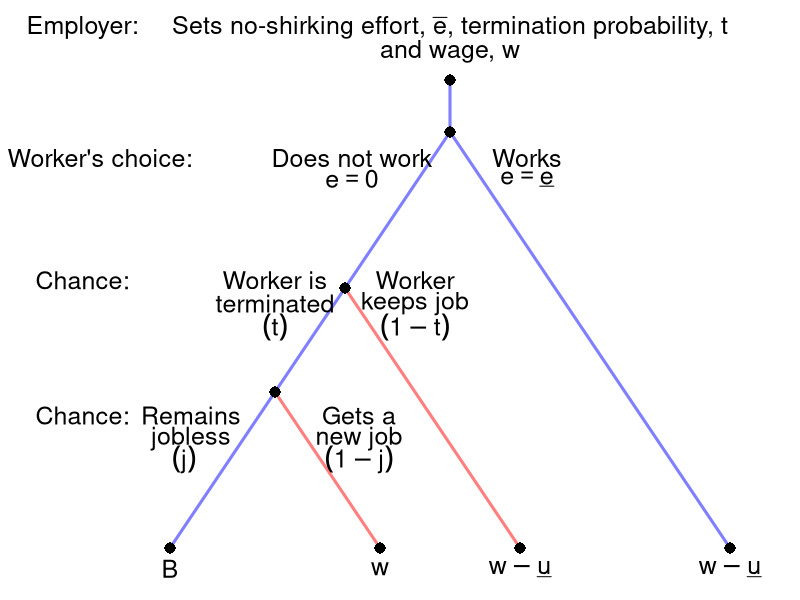

Reproduce this figure in R.
require(shape)
pdf(file = "employment/sequential_no_shirking.pdf", width = 9, height = 7)

#Set parameters for graphics
axislabelsize <- 1.5
labelsize <- 2
actionlabelsize <- 1.5
graphlinewidth <- 3
segmentlinewidth <- 2
nodesize <- 1.5

COL <- c("#7fc97f", "#beaed4", "#fdc086", "#ffff99", "#386cb0", "#f0027f", "#bf5b17", "#666666")
COLA <- c("#99d8c9","#66c2a4","#41ae76", "#238b45", "#005824")
COLB <- c("#4eb3d3", "#2b8cbe", "#0868ac","#084081")

par(mar =  c(0, 5, 4, 0))

xlims <- c(0, 10)
ylims <- c(0, 10)

npts <- 501 
x <- seq(xlims[1], xlims[2], length.out = npts)
y <- seq(ylims[1], ylims[2], length.out = npts) 

plot(0, 0, xlim = xlims, ylim = ylims, type = "n",
     xlab = expression(paste("")),
     ylab = expression(paste("")), 
     xaxt = "n", 
     yaxt = "n", 
     cex.lab = axislabelsize, 
     bty = "n",
     xaxs="i", 
     yaxs="i")

ticksy <- seq(from = 0, to = ylims[2], by = 2)
ylabels <- seq(from = 0, to = ylims[2], by = 2)
ticksx <- seq(from = 0, to = xlims[2], by = 2)
xlabels <- seq(from = 0, to = xlims[2], by = 2)

#Branches for Agent
segments(5, 9, 5, 10, lty = 1, col = rgb(0, 0, 1, 0.5), lwd = graphlinewidth, xpd = TRUE)
#Fish 10
segments(5, 9, 1, 1, lty = 1, col = rgb(0, 0, 1, 0.5), lwd = graphlinewidth)
#Fish 12
segments(5, 9, 9, 1, lty = 1, col = rgb(0, 0, 1, 0.5), lwd = graphlinewidth)

#Branches for Agent
#From Aram Fishing 10
#Bina fishes 10
segments(3.5, 6, 6, 1, lty = 1, col = rgb(1, 0, 0, 0.5), lwd = graphlinewidth)
#Bina fishes 12
segments(2.5, 4, 4, 1, lty = 1, col = rgb(1, 0, 0, 0.5), lwd = graphlinewidth)

#From Aram fishing 12
#Bina fishes 10
#segments(7.5, 5, 6, 1, lty = 1, col = rgb(1, 0, 0, 0.5), lwd = graphlinewidth)


#Bina fishes 12
#segments(7.5, 5, 9, 1, lty = 1, col = rgb(1, 0, 0, 0.5), lwd = graphlinewidth)

#Initial node
points(5, 10, pch = 16, col = "black", cex = nodesize, xpd = TRUE)
points(5, 9, pch = 16, col = "black", cex = nodesize)

#P1 Nodes
points(2.5, 4, pch = 16, col = "black", cex = nodesize)
points(3.5, 6, pch = 16, col = "black", cex = nodesize) 

#P2 Terminal Nodes
points(1, 1, pch = 16, col = "black", cex = nodesize)
points(4, 1, pch = 16, col = "black", cex = nodesize)
points(6, 1, pch = 16, col = "black", cex = nodesize)
points(9, 1, pch = 16, col = "black", cex = nodesize)

text(-0.25, 11, expression(paste("Employer:")), cex = actionlabelsize, xpd = TRUE)
text(5, 11, expression(paste("Sets no-shirking effort, ", bar(e), ", termination probability, ", t)), cex = actionlabelsize, xpd = TRUE)
text(5, 10.55, expression(paste("and wage, ", w)), cex = actionlabelsize, xpd = TRUE)

text(0, 8.5, expression(paste("Worker's choice:")), cex = actionlabelsize, xpd = TRUE)

text(3.6, 8.5, expression(paste("Does not work")), cex = actionlabelsize)
text(3.6, 8.1, expression(paste(e == 0)), cex = actionlabelsize)


text(6.1, 8.5, expression(paste("Works")), cex = actionlabelsize)
text(6.1, 8.1, expression(paste(e == underline(e))), cex = actionlabelsize)

text(-0.25, 6.15, expression(paste("Chance:")), cex = actionlabelsize, xpd = TRUE)

text(2.5, 6.15, expression(paste("Worker is")), cex = actionlabelsize)
text(2.5, 5.7, expression(paste("terminated")), cex = actionlabelsize)

text(4.5, 6.15, expression(paste("Worker")), cex = actionlabelsize)
text(4.5, 5.7, expression(paste("keeps job")), cex = actionlabelsize)

text(2.5, 5.25, expression(paste((t))), cex = actionlabelsize)
text(4.5, 5.25, expression(paste( (1-t) )), cex = actionlabelsize)

text(-0.25, 3.55, expression(paste("Chance:")), cex = actionlabelsize, xpd = TRUE)

text(1.3, 3.55, expression(paste("Remains")), cex = actionlabelsize)
text(1.3, 3.1, expression(paste("jobless")), cex = actionlabelsize)


text(3.7, 3.55, expression(paste("Gets a")), cex = actionlabelsize)
text(3.7, 3.1, expression(paste("new job")), cex = actionlabelsize)

text(1.2, 2.7, expression(paste( (j) )), cex = actionlabelsize)
text(3.7, 2.7, expression(paste( (1-j) )), cex = actionlabelsize)


#Payoffs 
text(1, .6, expression(B), cex = actionlabelsize)
text(4, .6, expression(w), cex = actionlabelsize)
text(6, .6, expression(w - underline(u)), cex = actionlabelsize)
text(9, .6, expression(paste(w - underline(u))), cex = actionlabelsize)

dev.off()
